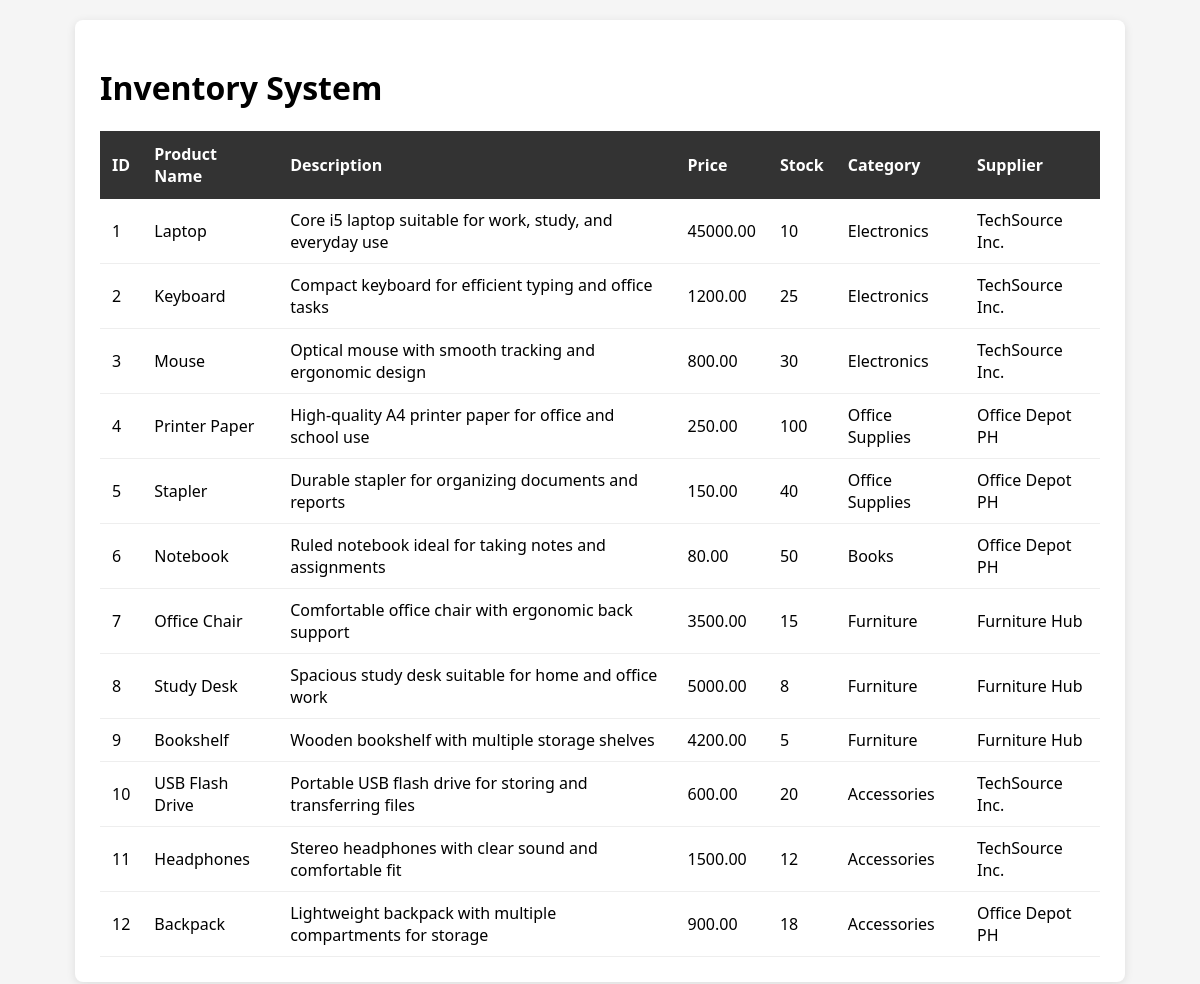
The page / on the database its author committed.
### tables this page shows
CREATE TABLE `products` (
  `product_id` int(11) NOT NULL,
  `product_name` varchar(100) DEFAULT NULL,
  `description` text DEFAULT NULL,
  `price` decimal(10,2) NOT NULL,
  `stock` int(11) NOT NULL DEFAULT 0,
  `category_id` int(11) NOT NULL,
  `supplier_id` int(11) NOT NULL,
  `created_at` timestamp NOT NULL DEFAULT current_timestamp()
);

CREATE TABLE `categories` (
  `category_id` int(11) NOT NULL,
  `category_name` varchar(100) DEFAULT NULL
);

CREATE TABLE `suppliers` (
  `supplier_id` int(11) NOT NULL,
  `supplier_name` varchar(100) DEFAULT NULL,
  `contact_person` varchar(100) DEFAULT NULL,
  `phone` varchar(20) DEFAULT NULL
);

### index.php (the view, shortened to what this page needs)
<?php
require_once 'config.php';
$productResult = $conn->query("
    SELECT
        p.product_id,
        p.product_name,
        p.description,
        p.price,
        p.stock,
        c.category_name,
        s.supplier_name
    FROM products p
    JOIN categories c
        ON p.category_id = c.category_id
    JOIN suppliers s
        ON p.supplier_id = s.supplier_id
    ORDER BY p.product_id ASC
");
?>
<!DOCTYPE html>
<html>
<head>
    <link rel ="stylesheet" href="style.css">
</head>
<body>
    <div class="container">
        <h1>Inventory System</h1>
        <table>
    <tr>
        <th>ID</th>
        <th>Product Name</th>
        <th>Description</th>
        <th>Price</th>
        <th>Stock</th>
        <th>Category</th>
        <th>Supplier</th>
    </tr>
    <?php while ($row = $productResult->fetch_assoc()): ?>
    <tr>
        <td><?= $row['product_id'] ?></td>
        <td><?= htmlspecialchars($row['product_name']) ?></td>
        <td><?= htmlspecialchars($row['description']) ?></td>
        <td><?= $row['price'] ?></td>
        <td><?= $row['stock'] ?></td>
        <td><?= htmlspecialchars($row['category_name']) ?></td>
        <td><?= htmlspecialchars($row['supplier_name']) ?></td>
    </tr>
    <?php endwhile; ?>
</table>
    </div>
</body>
</html>

### style.css (style rules this page uses)
body { font-family: 'Segoe UI', Arial, sans-serif; margin: 20px; background: #f5f5f5; }
.container { max-width: 1000px; margin: 0 auto; background: white; padding: 25px; border-radius: 8px; box-shadow: 0 2px 10px rgba(0,0,0,0.1); }
table { width: 100%; border-collapse: collapse; }
th { background: #333; color: white; padding: 12px; text-align: left; }
td { padding: 10px 12px; border-bottom: 1px solid #eee; }

### rows shown on the page
products: product_id "1", product_name "Laptop", description "Core i5 laptop suitable for work, study, and everyday use", price "45000.00", stock "10", category.category_name "Electronics", supplier.supplier_name "TechSource Inc."
products: product_id "2", product_name "Keyboard", description "Compact keyboard for efficient typing and office tasks", price "1200.00", stock "25", category.category_name "Electronics", supplier.supplier_name "TechSource Inc."
products: product_id "3", product_name "Mouse", description "Optical mouse with smooth tracking and ergonomic design", price "800.00", stock "30", category.category_name "Electronics", supplier.supplier_name "TechSource Inc."
products: product_id "4", product_name "Printer Paper", description "High-quality A4 printer paper for office and school use", price "250.00", stock "100", category.category_name "Office Supplies", supplier.supplier_name "Office Depot PH"
products: product_id "5", product_name "Stapler", description "Durable stapler for organizing documents and reports", price "150.00", stock "40", category.category_name "Office Supplies", supplier.supplier_name "Office Depot PH"
products: product_id "6", product_name "Notebook", description "Ruled notebook ideal for taking notes and assignments", price "80.00", stock "50", category.category_name "Books", supplier.supplier_name "Office Depot PH"
products: product_id "7", product_name "Office Chair", description "Comfortable office chair with ergonomic back support", price "3500.00", stock "15", category.category_name "Furniture", supplier.supplier_name "Furniture Hub"
products: product_id "8", product_name "Study Desk", description "Spacious study desk suitable for home and office work", price "5000.00", stock "8", category.category_name "Furniture", supplier.supplier_name "Furniture Hub"
products: product_id "9", product_name "Bookshelf", description "Wooden bookshelf with multiple storage shelves", price "4200.00", stock "5", category.category_name "Furniture", supplier.supplier_name "Furniture Hub"
products: product_id "10", product_name "USB Flash Drive", description "Portable USB flash drive for storing and transferring files", price "600.00", stock "20", category.category_name "Accessories", supplier.supplier_name "TechSource Inc."
products: product_id "11", product_name "Headphones", description "Stereo headphones with clear sound and comfortable fit", price "1500.00", stock "12", category.category_name "Accessories", supplier.supplier_name "TechSource Inc."
products: product_id "12", product_name "Backpack", description "Lightweight backpack with multiple compartments for storage", price "900.00", stock "18", category.category_name "Accessories", supplier.supplier_name "Office Depot PH"
